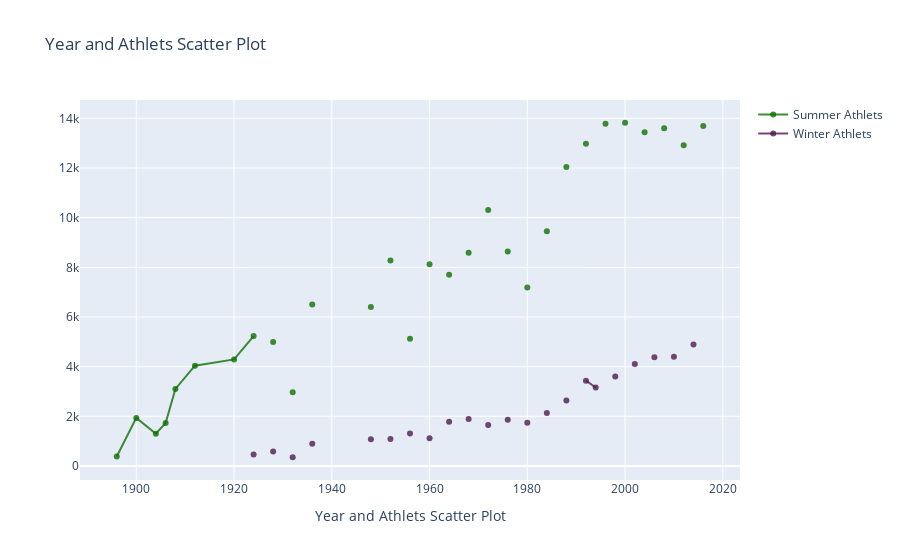

The notebook cell saved with this chart:
### Code cell
import plotly.graph_objs as go
# Creating trace1
trace1 = go.Scatter(
                    x = participants.Year.where(participants["Season"]=='Summer'),
                    y = participants.Athlets,
                    mode = "lines+markers",
                    name = "Summer Athlets",
                    marker = dict(color = 'rgba(16, 112, 2, 0.8)'),
                    #text= df.participants)
                                          )
# Creating trace2
trace2 = go.Scatter(
                    x = participants.Year.where(participants["Season"]=='Winter'),
                    y = participants.Athlets,
                    mode = "lines+markers",
                    name = "Winter Athlets",
                    marker = dict(color = 'rgba(80, 26, 80, 0.8)'),
                    #text= participants)
                                       )
data = [trace1, trace2]
layout = dict(title = 'Year and Athlets Scatter Plot',
              xaxis= dict(title= 'Year and Athlets Scatter Plot',ticklen= 5,zeroline= False)
             )
fig = dict(data = data, layout = layout)
iplot(fig)

### Figure 1 — Plotly figure (JSON) as saved in the notebook; plotly's stock layout.template omitted (floating-point values rounded to 4 significant figures)
{"data": [{"marker": {"color": "rgba(16, 112, 2, 0.8)"}, "mode": "lines+markers", "name": "Summer Athlets", "type": "scatter", "x": [1896.0, 1900.0, 1904.0, 1906.0, 1908.0, 1912.0, 1920.0, 1924.0, null, 1928.0, null, 1932.0, null, 1936.0, null, 1948.0, null, 1952.0, null, 1956.0, null, 1960.0, null, 1964.0, null, 1968.0, null, 1972.0, null, 1976.0, null, 1980.0, null, 1984.0, null, 1988.0, null, 1992.0, null, null, 1996.0, null, 2000.0, null, 2004.0, null, 2008.0, null, 2012.0, null, 2016.0], "y": [380, 1936, 1301, 1733, 3101, 4040, 4292, 5233, 460, 4992, 582, 2969, 352, 6506, 895, 6405, 1075, 8270, 1088, 5127, 1307, 8119, 1116, 7702, 1778, 8588, 1891, 10304, 1655, 8641, 1861, 7191, 1746, 9454, 2134, 12037, 2639, 12977, 3436, 3160, 13780, 3605, 13821, 4109, 13443, 4382, 13602, 4402, 12920, 4891, 13688]}, {"marker": {"color": "rgba(80, 26, 80, 0.8)"}, "mode": "lines+markers", "name": "Winter Athlets", "type": "scatter", "x": [null, null, null, null, null, null, null, null, 1924.0, null, 1928.0, null, 1932.0, null, 1936.0, null, 1948.0, null, 1952.0, null, 1956.0, null, 1960.0, null, 1964.0, null, 1968.0, null, 1972.0, null, 1976.0, null, 1980.0, null, 1984.0, null, 1988.0, null, 1992.0, 1994.0, null, 1998.0, null, 2002.0, null, 2006.0, null, 2010.0, null, 2014.0, null], "y": [380, 1936, 1301, 1733, 3101, 4040, 4292, 5233, 460, 4992, 582, 2969, 352, 6506, 895, 6405, 1075, 8270, 1088, 5127, 1307, 8119, 1116, 7702, 1778, 8588, 1891, 10304, 1655, 8641, 1861, 7191, 1746, 9454, 2134, 12037, 2639, 12977, 3436, 3160, 13780, 3605, 13821, 4109, 13443, 4382, 13602, 4402, 12920, 4891, 13688]}], "layout": {"title": {"text": "Year and Athlets Scatter Plot"}, "xaxis": {"ticklen": 5, "title": {"text": "Year and Athlets Scatter Plot"}, "zeroline": false}}}
